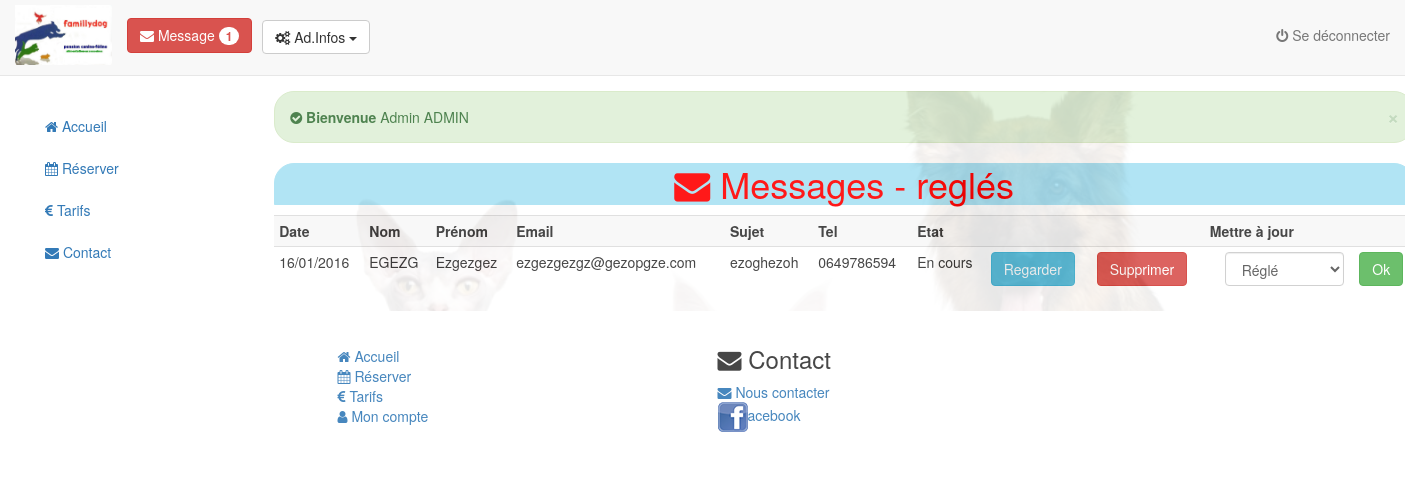
Screenshot of /admin0625/index.php?uc=gererMessages&action=listeMessagesRegles (signed in) with the database file from the repository.
### tables this page shows
CREATE TABLE IF NOT EXISTS `messagerie` (
  `ID` int(11) NOT NULL AUTO_INCREMENT,
  `nom` varchar(50) NOT NULL,
  `prenom` varchar(50) NOT NULL,
  `email` varchar(50) NOT NULL,
  `sujet` varchar(50) NOT NULL,
  `message` text NOT NULL,
  `tel` varchar(10) NOT NULL,
  `etat` varchar(1) NOT NULL DEFAULT 'E',
  `date_msg` date NOT NULL,
  PRIMARY KEY (`ID`)
);

### admin0625/include/Classes/messages.php (called while the page is built, shortened)
<?php
class Messages
{
    static public function chargerMessagesParEtat($etat)
    {
        $cnx = new PdoDao();
        $strSQL = "SELECT ID as ID,
        nom as Nom,
        prenom as Prenom,
        email as Email,
        sujet as Sujet,
        message as Message,
        tel as Tel,
        etat as Etat,
        date_msg as DateMsg
        FROM messagerie
        WHERE etat = ?
        ORDER BY date_msg DESC";
        try
        {
            $res = $cnx->getRows($strSQL, array($etat), 1);
        }
        catch (Exception $ex)
        {
            die ($ex->getMessage());
        }
        if ($res != -1)
        {
            return $res;
        }
        else
        {
            return NULL;
        }
    }
}
?>

### admin0625/include/_data.lib.php (called while the page is built, shortened)
<?php
class PdoDao extends PDO
{
    function getRows($sql, $params, $style)
    {
        try
        {
            $res = $this->prepare($sql);
            $res->execute($params);
        }
        catch (PDOException $e)
        {
            die($e->getMessage());
        }
        if ($res->rowCount() > 0)
        {
            if ($style)
            {
                return $res->fetchAll(PDO::FETCH_CLASS, 'ArrayObject');
            }
            else
            {
                return $res->fetchAll();
            }
        }
        else
        {
            return -1;
        }
    }
}

### admin0625/vues/v_messages_regles.php (the view, shortened to what this page needs)
<body>
	<div class="container">
		<?php
		include'../validation/gestion_validation.php';
		?>
		<h1 class="text-center"><i class="fa fa-envelope"></i> Messages - reglés </h1>
		<fieldset>
			<div class="table-responsive ">
				<table class="table table-striped table-condensed">
					<tr>
						<th>Date</th>
						<th>Nom</th>
						<th>Prénom</th>
						<th>Email</th>
						<th>Sujet</th>
						<th>Tel</th>
						<th>Etat</th>
						<th></th>
						<th></th>
						<th>Mettre à jour</th>
					</tr>
				<?php
				foreach ($msgRegles as $message)
				{
					?>
					<tr>
						<td><?php echo date('d/m/Y', strtotime($message->DateMsg)) ?></td>
						<td><?php echo strtoupper($message->Nom) ?></td>
						<td><?php echo ucfirst($message->Prenom) ?></td>
						<td><?php echo $message->Email ?></td>
						<td><?php echo $message->Sujet ?></td>
						<td><?php echo $message->Tel ?></td>
						<td>En cours</td>
						<td>
							<form method="post" action="index.php?uc=gererMessages&action=regarder&id= <?php echo $message->ID; ?>" class="form-horizontal">
								<button type="submit" class="btn btn-info">Regarder</button>
							</form>
						</td>
						<td>
							<form method="post" action="index.php?uc=gererMessages&action=supprimer&id= <?php echo $message->ID; ?>" class="form-horizontal">
								<button type="submit" class="btn btn-danger">Supprimer</button>
							</form>
						</td>
						<td>
							<div class="col-sm-9">
								<form method="post" action="index.php?uc=gererMessages&action=modifier&id=<?php echo $message->ID; ?>" class="form-horizontal">
									<select name="etat" class="form-control">
										<option name="etat" value="R" <?php if($message->Etat == 'R') echo'selected'?>>Réglé</option>
									</select>
								</div>
								<button type="submit" class="btn btn-success">Ok</button>
						</td>
					</tr>
				<?php
				}
				?>
				</table>
			</div>
		</fieldset>
	</div>
</body>

### rows the page displays
messagerie: date_msg "16/01/2016", nom "EGEZG", prenom "Ezgezgez", email "ezgezgezgz@gezopgze.com", sujet "ezoghezoh", tel "0649786594", etat "Réglé"

### other values shown
$_SESSION['user_prenom'] "Admin"
$_SESSION['user_nom'] "ADMIN"
